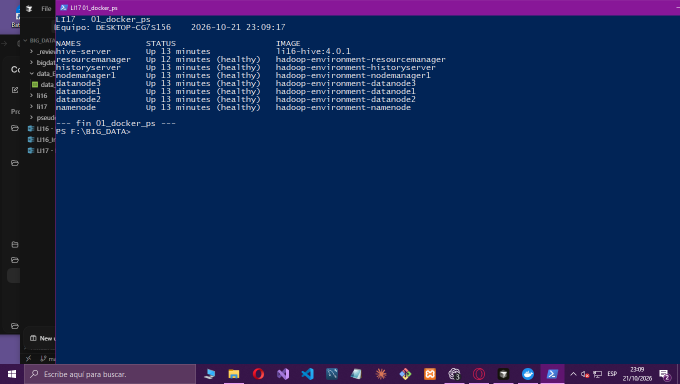
#> input picture practicas/LI17/evidencias/01_docker_ps.png, 1360 x 768 px (shown at 1/2 size); its folder holds only this picture in this run
$ python contact.py
#> lines starting #> are read from the running program, lines starting #| are printed output that depends on the picture
from pathlib import Path
from PIL import Image,ImageDraw
folder=Path(r'F:\BIG_DATA\li17\evidencias'); files=sorted(folder.glob('*.png'))
thumb_w,thumb_h,cols=380,214,3; rows=(len(files)+cols-1)//cols
sheet=Image.new('RGB',(thumb_w*cols,(thumb_h+34)*rows),'white'); draw=ImageDraw.Draw(sheet)
#> after `sheet = Image.new('RGB', (thumb_w * cols, (thumb_h + 34) * rows), 'whi`: sheet: PIL image 1140x248 RGB; every value is 255
for i,p in enumerate(files):
 try: im=Image.open(p).convert('RGB').resize((thumb_w,thumb_h))
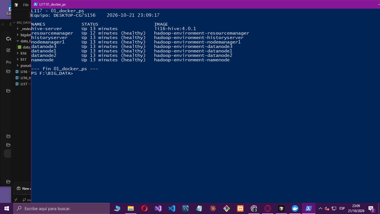
#> im: PIL image 380x214 RGB; mean R, G, B 16.3, 38.8, 87.2
 except Exception: continue
 x=(i%cols)*thumb_w; y=(i//cols)*(thumb_h+34); sheet.paste(im,(x,y+24)); draw.text((x+4,y+4),p.name,fill='black')
#> after `sheet.paste(im, (x, y + 24))`:
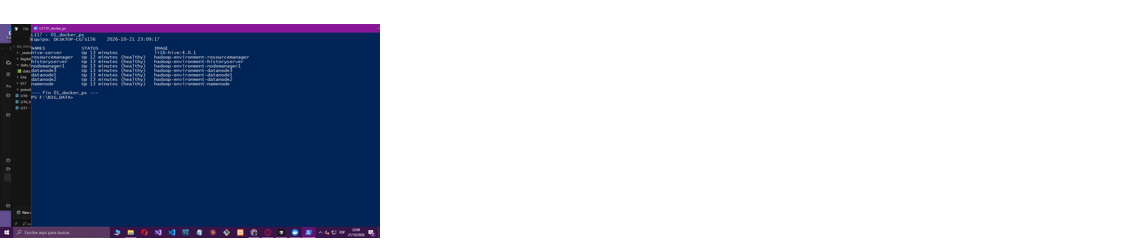
#> sheet: PIL image 1140x248 RGB; mean R, G, B 186.4, 192.8, 206.7
out=folder.parent/'contact_review.png'; sheet.save(out); print('images',len(files),out)
#> after `out = folder.parent / 'contact_review.png'`:
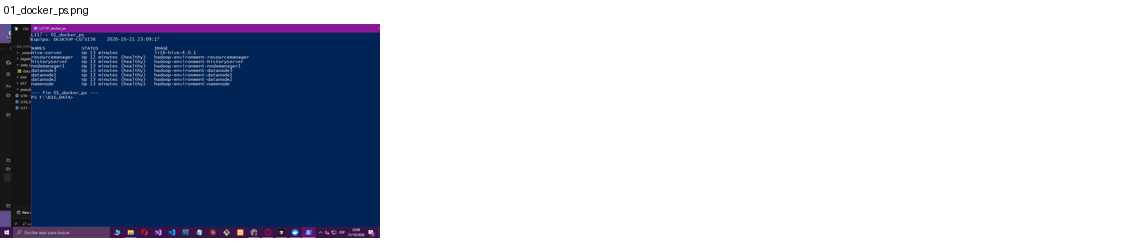
#> saved as contact_review.png: PIL image 1140x248 RGB; mean R, G, B 186.2, 192.7, 206.6

$ run again, on practicas/LI17/evidencias/05_comas_vs_serde.png
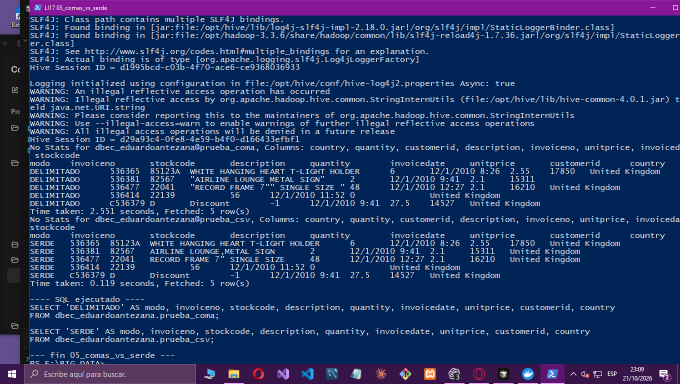
#> input picture practicas/LI17/evidencias/05_comas_vs_serde.png, 1360 x 768 px (shown at 1/2 size)
#> `try: im=Image.open(p).convert('RGB').resize((thumb_w,thumb_h))`:
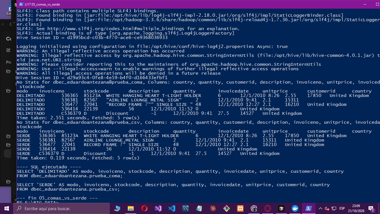
#> im: PIL image 380x214 RGB; mean R, G, B 28.9, 49.9, 97.6
#> `out = folder.parent / 'contact_review.png'`:
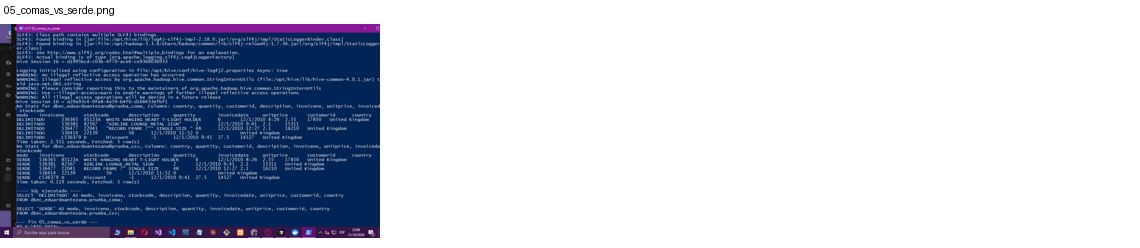
#> saved as contact_review.png: PIL image 1140x248 RGB; mean R, G, B 189.7, 195.8, 209.5
